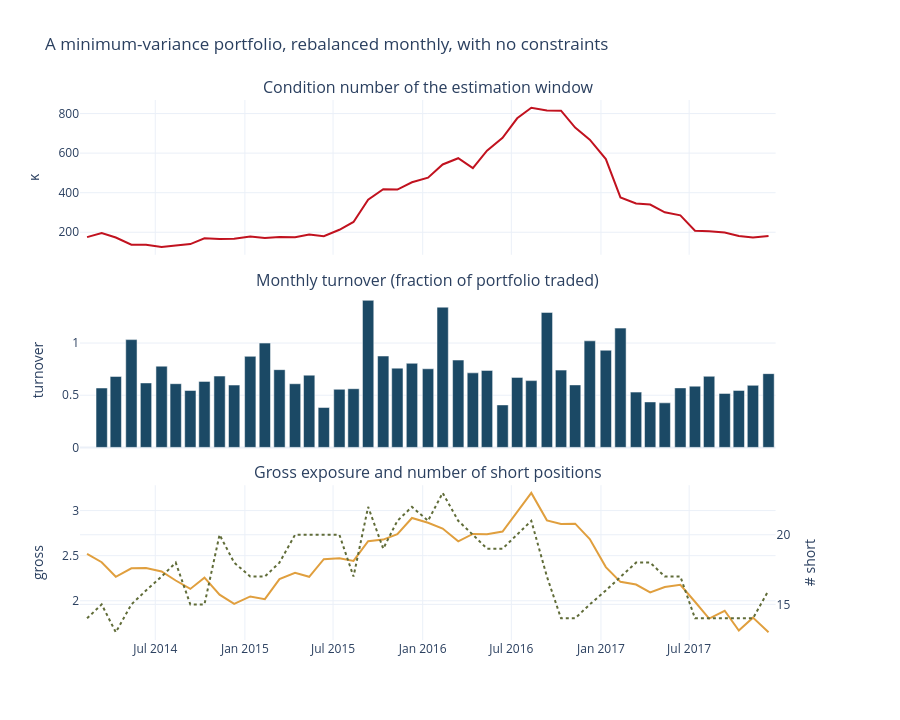

Notebook cell for this chart:
### Code cell
fig = make_subplots(rows=3, cols=1, shared_xaxes=True, vertical_spacing=0.07,
                    subplot_titles=("Condition number of the estimation window",
                                    "Monthly turnover (fraction of portfolio traded)",
                                    "Gross exposure and number of short positions"),
                    specs=[[{}], [{}], [{"secondary_y": True}]])
fig.add_trace(go.Scatter(x=hist.index, y=hist.kappa, line=dict(color=AIRM_COLOURS[1], width=2),
                         name="κ"), 1, 1)
fig.add_trace(go.Bar(x=hist.index, y=hist.turnover, marker_color=AIRM_COLOURS[0],
                     name="turnover"), 2, 1)
fig.add_trace(go.Scatter(x=hist.index, y=hist.gross, line=dict(color=AIRM_COLOURS[3], width=2),
                         name="gross exposure"), 3, 1)
fig.add_trace(go.Scatter(x=hist.index, y=hist.n_short, line=dict(color=AIRM_COLOURS[4],
                         width=2, dash="dot"), name="short positions"), 3, 1, secondary_y=True)
fig.update_yaxes(title_text="κ", row=1, col=1)
fig.update_yaxes(title_text="turnover", row=2, col=1)
fig.update_yaxes(title_text="gross", row=3, col=1)
fig.update_yaxes(title_text="# short", row=3, col=1, secondary_y=True)
fig.update_layout(template=AIRM_TEMPLATE, height=720, showlegend=False,
                  title="A minimum-variance portfolio, rebalanced monthly, with no constraints")
fig.show()
